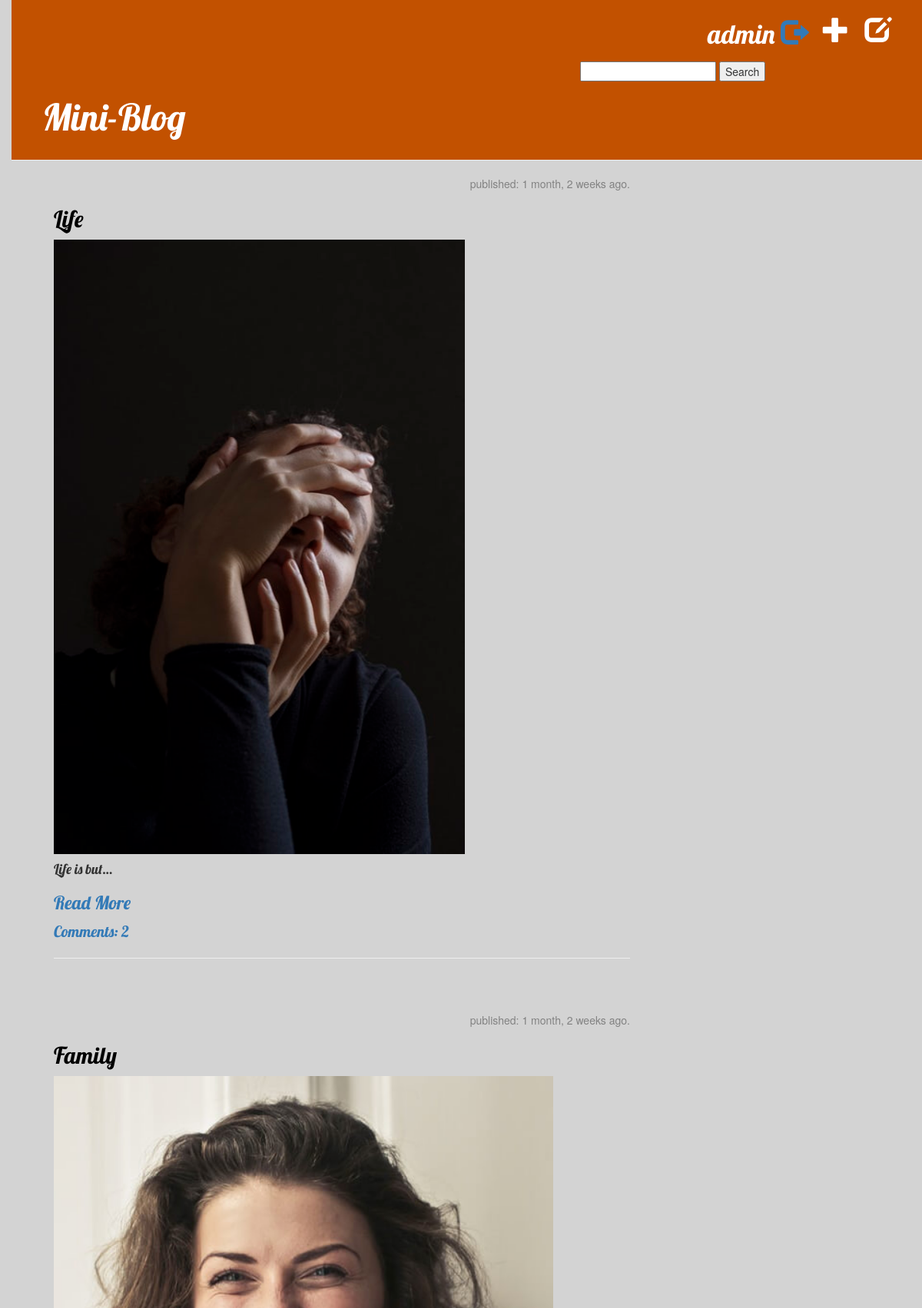
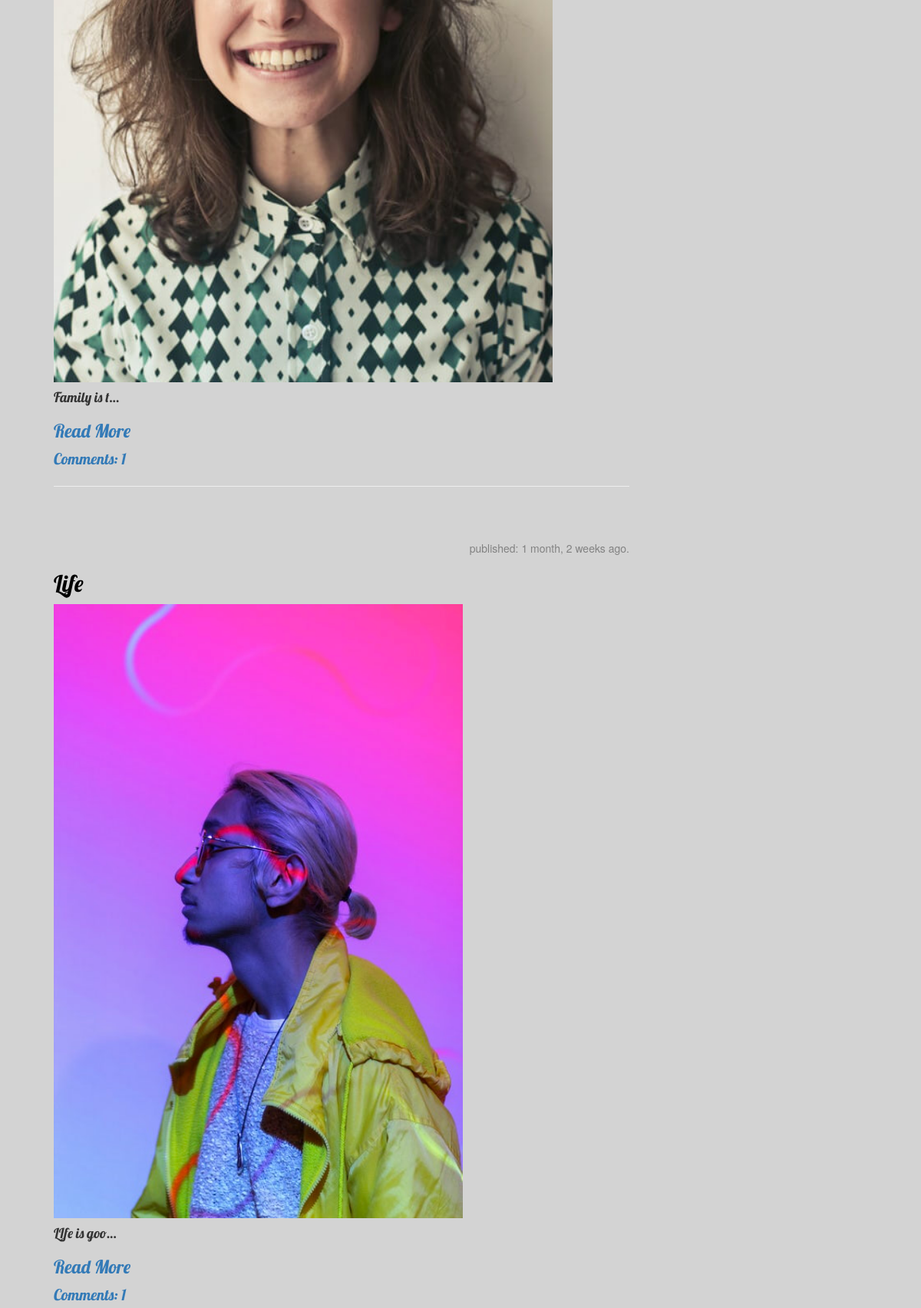
The app's page / (signed in, upper part) with its own data (2 pictures, top to bottom).
### blog/models.py (models this page shows, shortened)
class Post(models.Model):
    author = models.ForeignKey(settings.AUTH_USER_MODEL, on_delete=models.CASCADE)
    title = models.CharField(max_length=200)
    text = RichTextField(blank=True, null=True)
    created_date = models.DateTimeField(default = timezone.now)
    published_date = models.DateTimeField(blank=True, null=True)
    image = models.ImageField(upload_to=upload_location, null=True, blank=True, height_field='height_field', width_field='width_field')
    height_field = models.IntegerField(default=0)
    width_field = models.IntegerField(default=0)
    def get_absolute_url(self):
        return reverse("blog:post_detail", args=[self.pk])
    def approved_comments(self):
        return self.comments.filter(approved_comment=True)

### blog/views.py (the view)
# urls.py: path('', views.PostList.as_view(), name='post_list'),
class PostList(ListView):
    model = Post
    template_name = 'blog/post_list.html'
    context_object_name = 'posts'

### blog/templates/blog/post_list.html (shortened to what this page needs)
{% extends 'blog/base.html' %}
{% load static %}
{% block content %}
{% for post in posts %}
<div class="post">
    <div class="date text-right">
        <p>published: {{ post.published_date|timesince }} ago.</p>
    </div>
    <h2><a href="{% url 'blog:post_detail' pk=post.pk %}">{{ post.title|title }}</a></h2>
    {% if post.image %}
    <img src="{{ post.image.url }}" class='img-responsive' style="height:100vh;">
    {% endif %}
    <h4><p>{{ post.text|safe|truncatechars:15 }}</p></h4>
    <h3><a href="{{post.get_absolute_url}}"</a>Read More</h3>
    <a class='comments' href="{% url 'blog:post_detail' pk=post.pk %}">Comments: {{ post.approved_comments.count }}</a>
    <hr>
</div>
    {% empty %}
    <p>No Posts Found</p>
{% endfor %}
{% endblock %}

### blog/templates/blog/base.html (shortened to what this page needs)
{% load static %}
<html>
    <head>
        <link href="https://stackpath.bootstrapcdn.com/bootstrap/3.2.0/css/bootstrap.min.css" rel="stylesheet">
        <link href="https://stackpath.bootstrapcdn.com/bootstrap/3.2.0/css/bootstrap-theme.min.css" rel="stylesheet">
        <link href=" {% static 'blog/css/blog.css' %}" rel="stylesheet">
    </head>
    <body>
        <div class ="page-header">
            {% if request.user.is_authenticated %}
                <a href="{% url 'blog:post_draft_list' %}" class="top-menu"><span class="glyphicon glyphicon-edit"></span></a>
                <a href="{% url 'blog:post_new' %}" class="top-menu"><span class="glyphicon glyphicon-plus"></span></a>
                <p class="top-menu">{{ request.user.username }}  <a href="{% url 'logout' %}" class="glyphicon glyphicon-log-out" onClick = "return confirm('Are you sure?');"></a></p>
            {% else %}
                <a href="{% url 'login' %}" class="top-menu"><span class="glyphicon glyphicon-lock"></span></a>
                <a href="{% url 'blog:signup' %}" class="top-menu"><span class="glyphicon glyphicon-plus"></span></a>
            {% endif %}
            <form action="{% url 'blog:search'%}" method="GET" style="margin-left:700px;">
                <input type="text" name="q" value="{{request.GET.q}}">
                <button type="submit">Search</button>
            </form>
            <h1><a href="/">Mini-Blog</a></h1>
        </div>
        <div class="content container">
            <div class="row">
                <div class="col-md-8">
                    {% block content %}
                    {% endblock %}
                </div>
            </div>
        </div>
    </body>
</html>

### blog/static/blog/css/blog.css (style rules this page uses)
body { background-color: lightgrey; padding-left: 15px; }
h1 a, h2 a { color:#c25100; font-family: 'Lobster'; }
.comments { font-family: 'Lobster'; font-size: 20px; }
.page-header { background-color: #C25100; margin-top: 0; padding: 20px 20px 20px 40px; }
.page-header h1, .page-header h1 a, .page-header h1 a:visited, .page-header h1 a:active { color: #ffffff; font-size: 36pt; text-decoration: none; }
.content { margin-left: 40px; }
h1, h2, h3, h4 { font-family: 'Lobster', cursive; }
.date { color: #828282; }
.top-menu, .top-menu:hover, .top-menu:visited { color: #ffffff; float: right; font-size: 26pt; margin-right: 20px; }
p.top-menu { font-family: 'Lobster'; }
.post { margin-bottom: 70px; }
.post h2 a, .post h2 a:visited { color: #000000; }
.top-menu { font-size: 'Lobster'; }

### records on screen
Post: published_date "1 month, 2 weeks", title "Life", image (picture), text "Life is but…", approved_comments.count "2"
Post: published_date "1 month, 2 weeks", title "Family", image (picture), text "Family is t…", approved_comments.count "1"
Post: published_date "1 month, 2 weeks", title "Life", image (picture), text "LIfe is goo…", approved_comments.count "1"

### other values on screen
{{ request.user.username }} "admin"
